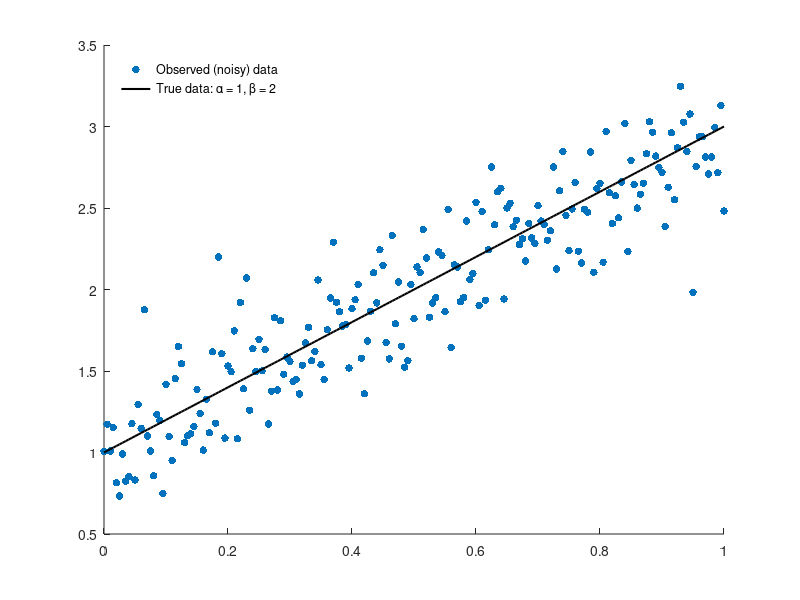
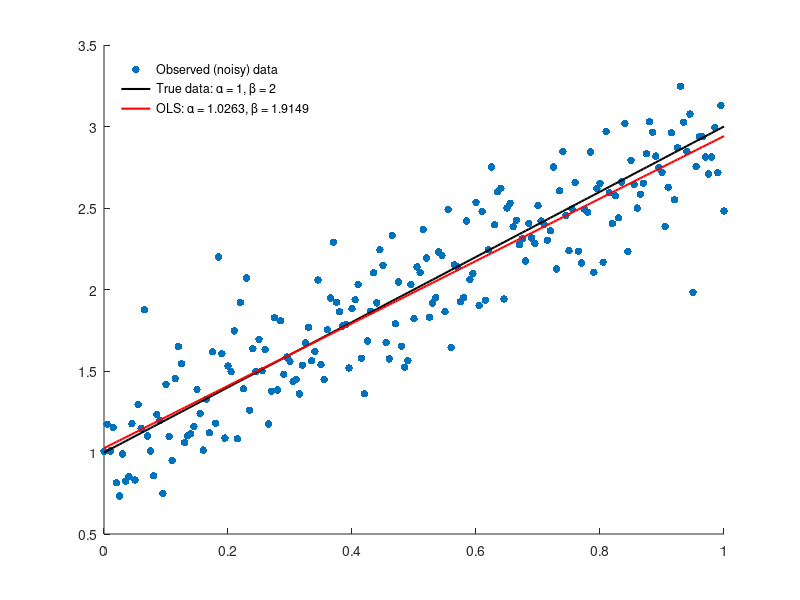

Here is the MATLAB script that generated these plots, in order: (Note: this script raises an error after producing the figures.)
% Example of using OOP on a simple linear regression problem

% Data
x = [0:.005:1]';
alpha = 1;              % Intercept
beta  = 2;              % Slope
e = 0.25*randn(1,length(x)); % Noise

% Define equation
y_true     = alpha + beta*x;
y_observed = y_true + e(:);

% Plot the data
fig = figure('color','w');
s1 = scatter(x,y_observed,30,'filled'); hold on;
p1 = plot(x,y_true,'color','k','Linewidth',1.5);
legend([s1,p1],{'Observed (noisy) data',['True data: \alpha = ' num2str(alpha) ', \beta = ' num2str(beta)] },'Box','off','Location','northwest')

%% Perform OLS regression
X = [ones(length(x),1), x]; % Add column for intercept
params = pinv(X'*X)*(X'*y_observed);

% Get estimated params
alpha_hat = params(1);
beta_hat  = params(2);

% Get estimated linear fit
y_hat = alpha_hat + beta_hat*x;


% Plot the data
close;
fig = figure('color','w');
s1 = scatter(x,y_observed,30,'filled'); hold on;
p1 = plot(x,y_true,'color','k','Linewidth',1.5);
p2 = plot(x,y_hat,'color','r','Linewidth',1.5);
leg_labels = {'Observed (noisy) data',['True data: \alpha = ' num2str(alpha) ', \beta = ' num2str(beta)], ['OLS: \alpha = ' num2str(alpha_hat) ', \beta = ' num2str(beta_hat)] };
legend([s1,p1,p2],leg_labels,'Box','off','Location','northwest')


%% Now consider that we can just write the two things we do as functions

% Get params
params = OLSfunction(x,y_observed)

% Plot data - note that in our function we are pretending like we don't 
% know the true data
fig = plot_OLS(x,y_observed,params);

% Of course we can add it if we wanted...
hold on; 
p1 = plot(x,y_true,'color','k','Linewidth',1.5);


%% Lets try writing an OLS class

% The passing of params to various functions can get cumbrersome if you
% need to pass alot of things around. We can instead write an OLS class
% that can have properties and methods

% Define class
obj = OLSclass(x,y_observed)

% Notice (in the command window) that obj has x,y, and X but not params/
% y_hat since we have not trained the model yet.

%% Plot the data
fig = obj.plot_OLS();

%% Run regression 
close; 

% No need to pass the data because its been assigned above. We execute the 
% function but just calling it. 
obj.train()

% Now take a look at the object again and see that everything is there
obj

%% Correlation
% We can check the correlation coefficient between our actual data and 
% our noisy data/ true data.

% Correlation between noisy observed data and estimated data
r1 = obj.PearsonCorr(y_observed,obj.y_hat)

%% Plot the data
fig = obj.plot_OLS();

%% Add true data to fig object output from our class method
plot(x,y_true,'color','k','Linewidth',1.5,'DisplayName',['True data: \alpha = ' num2str(alpha) ', \beta = ' num2str(beta)])
